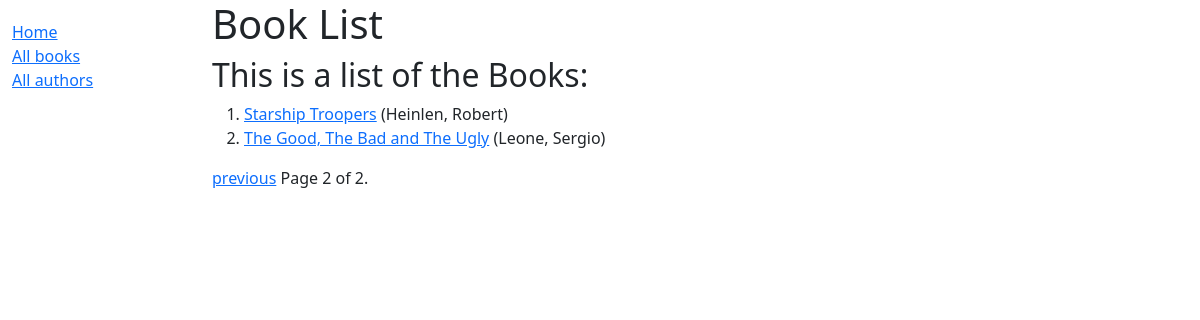
The app's page /catalog/books/?page=2 with its own data.
### catalog/models.py (models this page shows, shortened)
class Book(models.Model):
    title = models.CharField(max_length=200)
    author = models.ForeignKey("Author", on_delete=models.SET_NULL, null=True)
    summary = models.TextField(
        max_length=1000, help_text="Enter a brief description of the book"
    )
    isbn = models.CharField(
        "ISBN",
        max_length=13,
        unique=True,
        help_text='13 Character <a href="https://www.isbn-international.org/content/what-isbn">ISBN number</a>',
    )
    genre = models.ManyToManyField(Genre, help_text="Select a genre for this book")
    language = models.ForeignKey("Language", on_delete=models.SET_NULL, null=True)
    def display_genre(self):
        return ", ".join(genre.name for genre in self.genre.all()[:3])
    display_genre.short_description = "Genre"
    def get_absolute_url(self):
        return reverse("book-detail", args=[str(self.id)])

class Author(models.Model):
    first_name = models.CharField(max_length=100)
    last_name = models.CharField(max_length=100)
    date_of_birth = models.DateField(null=True, blank=True)
    date_of_death = models.DateField("Died", null=True, blank=True)
    class Meta:
        ordering = ["last_name", "first_name"]
    def __str__(self):
        return f"{self.last_name}, {self.first_name}"

### catalog/views.py (the view)
# urls.py: path("books/", views.BookListView.as_view(), name="books"),
class BookListView(generic.ListView):
    model = Book
    def get_context_data(self, **kwargs):
        context = super(BookListView, self).get_context_data(**kwargs)
        return context
    queryset = Book.objects.order_by("title")
    paginate_by = 2

### catalog/templates/catalog/book_list.html
{% extends 'base_generic.html' %}
{% block content %}
<h1>Book List</h1>
{% if book_list %}
<h2>This is a list of the Books:</h2>
<ol>
    {% for book in book_list %}
    <li>
        <a href="{{ book.get_absolute_url }}">{{ book.title }}</a>
        ({{ book.author }})
    </li>
    {% endfor %}
</ol>
{% else %}
<h1>There are no Books</h1>
{% endif %}
{% endblock %}

### records on screen
Book: title "Starship Troopers", author "Heinlen, Robert"
Book: title "The Good, The Bad and The Ugly", author "Leone, Sergio"

### other values on screen
{{ page_obj.number }} "2"
{{ page_obj.paginator.num_pages }} "2"
